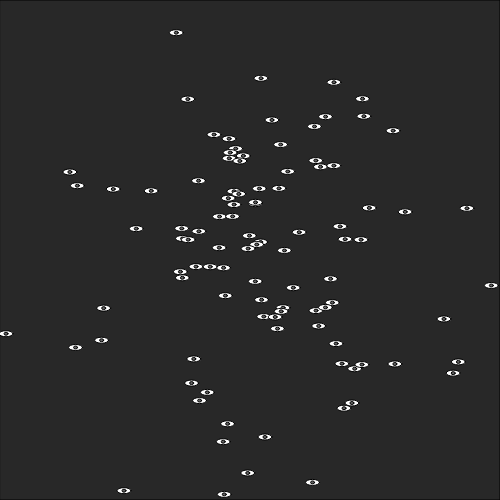
Frame 1 (no input)
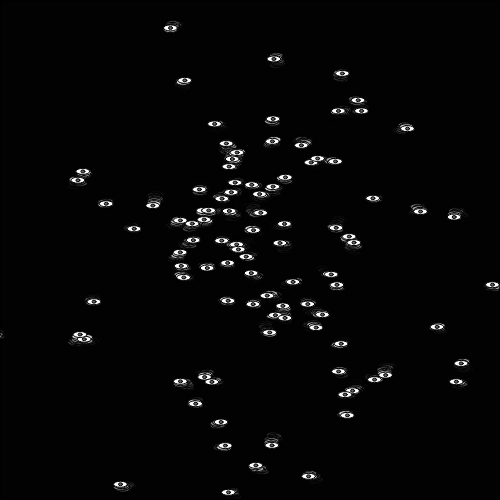
Frame 60 (no input)
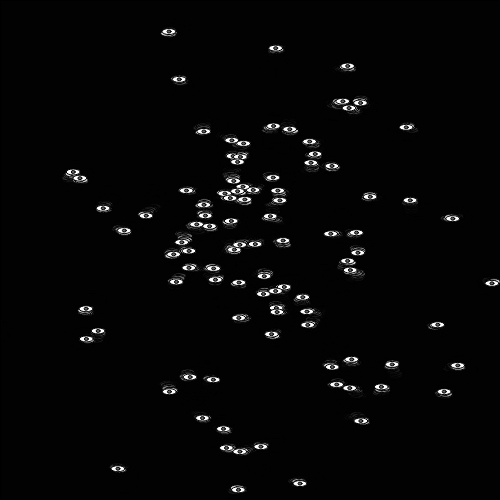
Frame 120 (the mouse pressed at the canvas centre since frame 60)

The p5.js sketch that drew these frames (run headless with seeded random() and noise() and a simulated clock; from frame 60 on, the mouse is pressed at the canvas centre):

// p5.js sketch
// ── sketch.js
//create a swarm
var number = 100; //num of swarmys
var canvasX = 500;
var canvasY = 500;
var initX = canvasX/2;
var initY = canvasY/2;
let swarm = [];
var std = 100;
let bg;

class swarmy{
  constructor(x,y,angle){
    this.x = constrain(x,5,canvasX-5);
    this.y = constrain(y,5,canvasY-5);
    this.angle = angle;
    
  }
} 


function swarmSetUp(number, xOrigin, yOrigin){
  //set up the swarm
  var Swarm = [];
  for (let i = 0; i < number; i++) {   
    Swarm[i] = new swarmy(randomGaussian(xOrigin, std),randomGaussian(yOrigin, std),random(360))                
  }
  swarm = Swarm; 
}

//dictates the behavior of the swarmys
function updateSwarm() {
  for (let i = 0; i < swarm.length; i++) {
    swarm[i].x += random(-2,2);
    swarm[i].y += random(-2,2);
  }
}

function setup() {
  createCanvas(canvasX, canvasY)
  swarmSetUp(number, initX, initY);
  bg =color(50);
  background(bg);
  frameRate(20);
}

function draw() {
  updateSwarm();
  fill(0,0,0,50);
  rect(0,0,canvasX,canvasY)
  for (let i = 0; i < swarm.length; i++){
    ellipseMode(RADIUS);
    fill(255);
    ellipse(swarm[i].x, swarm[i].y, 7, 3); // Outer white ellipse
    ellipseMode(CENTER);
    fill(100);
    ellipse(swarm[i].x, swarm[i].y, 4, 3); // Inner gray ellipse
  }
}
